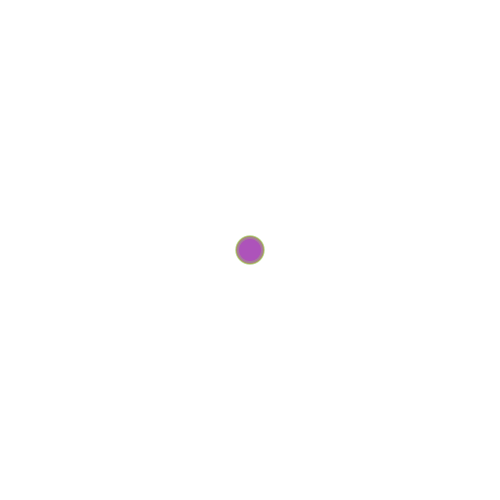
Frame 1 (no input)
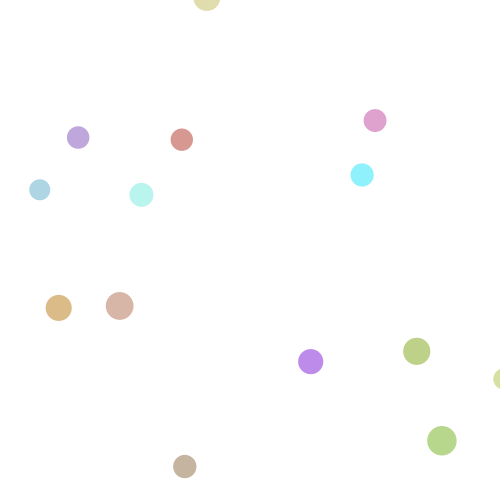
Frame 60 (the mouse pressed at the canvas centre just before this capture)
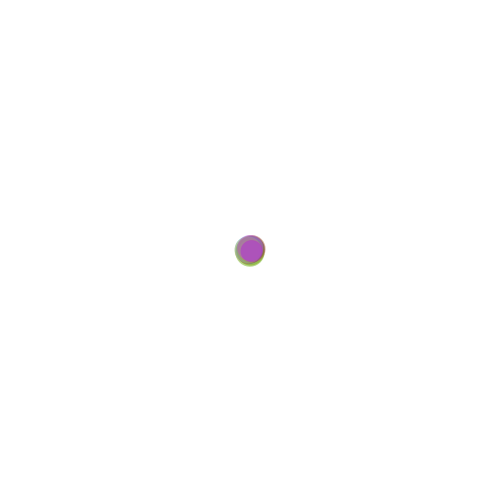
Frame 120 (the mouse held since frame 60 and released just before this capture)

The Processing sketch that drew these frames (run headless with seeded random() and noise(); from frame 60 on, the mouse is pressed at the canvas centre):

// Processing sketch: processing_185567
// ── processing_185567.pde

int _num = 20;
float _mouseDia;
circle[] _circleArr = {};

void setup(){
  size(500,500);
  background(255);
  smooth();
  colorMode(HSB);
  frameRate(30);
  translate(width/2,height/2);
  drawCircle();
}

void draw(){
  background(255);
  fill(150);
   translate(width/2,height/2);
   _mouseDia=sqrt((mouseX-width/2)*(mouseX-width/2)+(mouseY-height/2)*(mouseY-height/2));
  for (int i=0; i < _num; i++) {
  _circleArr[i].drawMe();
  }
}

void mousePressed(){
   for (int k=0; k < _num; k++) {
  _circleArr[k].speed *= -1; 
  }
}

void drawCircle(){
  for (int i=0; i < _num; i++) { 
    circle thisCirc = new circle();
    noStroke();
    _circleArr = (circle[])append(_circleArr, thisCirc);
  }
  
}

class circle{
  float speed,rotateSpeed,diameter,H,S,B,r,x;
  circle(){
    speed = random(2,6);
    rotateSpeed = random(0.5,1.5);
    diameter = random(20,30);
    H = random(255);
    S = random(130,255);
    B = random(130,255);
    x = 0;
    r = 0;
  }
  
  void drawMe(){
    fill(H,S,B,120);
     rotate(radians(r));
    ellipse(x,0,diameter,diameter);
   r += rotateSpeed;
    x += speed;
    if(r>360){
     r=r%360; 
    }
    if(x>_mouseDia){
     x=_mouseDia; 
    }
     if(x<0){
     x=2; 
    }
    if (keyPressed) {
    if (key == 'r') {
      rotateSpeed /= 1.3;
    }
        if (key == 'd') {
      rotateSpeed *= 1.3;
    }
     if (key == 'x') {
      rotateSpeed = -rotateSpeed;
    }
  }
    
    
  }
  

}
